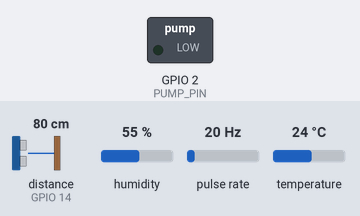
Recording of a sketch running on a simulated ESP32. On the bench: switched loads named in the sketch (green lamp = pin HIGH). Wiring (inferred from the names in the program): pulse sensor: data GPIO 13. The inputs (shaded band) are chosen by the test bench; at power-on: distance to the obstacle (sensor on GPIO 14) 80 cm, humidity 55 %, pulse rate 20 Hz, temperature 24 °C. The echo pulse lasts 58.3 µs per cm; WiFi joins after 1.5 s; servers stay silent unless stated; random numbers use the default seed unless the sketch sets one; no MQTT or app messages arrive unless stated; what the sketch prints to the serial monitor is not drawn.

Above: at 2.7 s.
2.8 s: distance to the obstacle (sensor on GPIO 14) set to 5 cm
16.8 s: distance to the obstacle (sensor on GPIO 14) set to 2 cm
At 31.9 s:
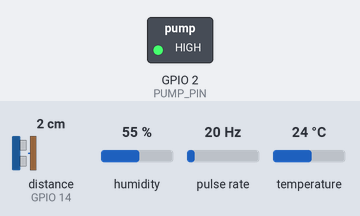
43.0 s: distance to the obstacle (sensor on GPIO 14) set to 4 cm
At 47.5 s:
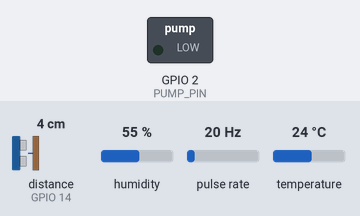
48.0 s: distance to the obstacle (sensor on GPIO 14) set to 196 cm
62.0 s: distance to the obstacle (sensor on GPIO 14) set to 203 cm
At 77.5 s:
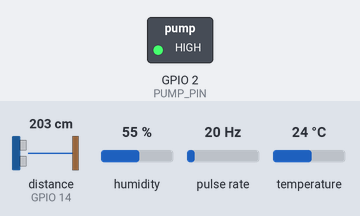
Timing chart, 0 to 78.0 s (numbered marks = the images above; inputs shaded):
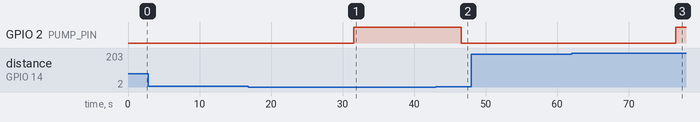

The sketch:

Nivel_Captacion_De_Lluvia.ino
```cpp
/*Medidor de captacion de agua
* Por: Johan Magdaleno
* Fecha: 13 de agosto del 2024
*
* Este un programa para obtener distintas lecturas como la temperatura, humedad, flujo de agua
* y nivel de agua, el cual detecta la captacion de agua de lluvia, midiendo a su vez el nivel
* de la misma. El cual se regula su nivel dependiendo de si esta cerca del 100% de su capacidad
* o hay una temperatua alta, la cual utiliza el agua para regual el entorno.
* El objetivo principal es enviar estos datos a un sitio web donde nos mostrara los valores y
* nos genera unos graficos para hace aproximaciones de cuanta agua se capta y cual es la
* probabilidad de lluvia. Tambien tiene como objetivo resguardar el agua en periodos de sequia
* asi concientisando a las personas del agua que se gasta y se necesita.
*
* Configuracion del hardware:
* Sensor de temp y hum ------ DHT11 ------ IN ------ IO15
* Sensor de flujo de agua ------ YF-S201 ------ IN ------ IO13
* Sensor de ultrasonico (Nivel de agua) ------ Hc-sr04 ------ IN-OUT ------ IO12 - IO14
* Bomba de agua ------ 5 V ------ OUT ------ IO2
* Vcc ------ 5V - 3.3V
* GND ------ GND */

// Librerias
#include <WiFi.h>
#include <PubSubClient.h>
#include <DHT.h>      // Libreria DHT11
#include <NewPing.h>  // Librería para el sensor ultrasónico

// Constantes de pin
#define DHTPIN 15          // Pin donde está conectado el DHT11
#define DHTTYPE DHT11      // Tipo de sensor DHT
#define FLOW_PIN 13        // Pin del sensor de flujo de agua
#define TRIG_PIN 12        // Pin TRIG del sensor HC-SR04
#define ECHO_PIN 14        // Pin ECHO del sensor HC-SR04
#define PUMP_PIN 2         // Pin del transistor para la bomba de agua

// Variables para envio de mensajes
unsigned long lastMsg = 0; // Contador de tiempo mensajes
#define MSG_BUFFER_SIZE  (50) // Buffer para envío de mensajes
char msg[MSG_BUFFER_SIZE]; // Variable para conversión de mensaje

// Manejo de Leds
int statusLedPin = 33;  // Esta variable controla el led de status
int flashLedPin = 4; // Esta variable controla el led flash
bool statusLed = 0;// Bandera que me dice si el led está encendido o apagado

// Variables para el manejo de tiempo
double timeLast, timeNow; // Variables para el control de tiempo no bloqueante
long lastReconnectAttempt = 0; // Variable para el conteo de tiempo entre intentos de reconexión
double WAIT_MSG = 15000;  // Espera de 1 segundo entre mensajes
double RECONNECT_WAIT = 5000; // Espera de 5 segundos entre conexiones

const char* ssid = "TP-Link_4A3C";
const char* password = "01540246";
const char* mqtt_server = "broker.hivemq.com";
// Temas MQTT
const char* mqttMsg = "codigoIoT/esp32/msg";
const char* mqttCallback = "codigoIoT/esp32/callback";
const char* mqttSensor = "codigoIoT/mor/NivelCaptacionLluvia/Sensor";
//-------------------------------------------------------------------------------------------------------------------//
WiFiClient espClient;
PubSubClient client(espClient);
DHT dht(DHTPIN, DHTTYPE);
NewPing sonar(TRIG_PIN, ECHO_PIN, 200);  // Configura el sensor HC-SR04 (200 cm máximo)

volatile int flow_frequency = 0;
unsigned long oldTime = 0;
float calibrationFactor = 4.5; // Factor de calibración para el sensor de flujo de agua
//------------------------------------------------------------------------------------------------------------------//
void IRAM_ATTR flow() {
  flow_frequency++;
}
//------------------------------------------------------------------------------------------------------------------//
// Función para conectarse a WiFi
void setup_wifi() {
  delay(10);

  // Mensajes de intento de conexión
  Serial.println();
  Serial.print("Conectando a: ");
  Serial.println(ssid);

  // Funciones de conexión
  WiFi.mode(WIFI_STA); // STA inicia el micro controlador como cliente, para accespoint se usa WIFI_AP
  WiFi.begin(ssid, password); // Proporcionar características de red

  // Secuencia que hace parpadear los leds durante el intento de conexión. Logica Inversa
  while (WiFi.status() != WL_CONNECTED) {
    digitalWrite (statusLedPin, HIGH); // Apagar LED
    delay(500); // Dado que es de suma importancia esperar a la conexión, debe usarse espera bloqueante
    digitalWrite (statusLedPin, LOW); // Encender LED
    Serial.print(".");  // Indicador de progreso
    delay (5); // Espera asimetrica para dar la sensación de parpadeo al led
  }

  // Esta función mejora los resultados de las funciones aleatorias y toma como semilla el contador de tiempo
  randomSeed(micros());

  // Mensajes de confirmación
  Serial.println("");
  Serial.println("Conectado a WiFi");
  Serial.println("Dirección IP: ");
  Serial.println(WiFi.localIP());
}

// Función Callback, Se ejecuta al recibir un mensaje
void callback(char* topic, byte* payload, unsigned int length) {
  Serial.print("Mensaje recibido en [");
  Serial.print(topic);
  Serial.print("] ");

  // Esta secuencia imprime y construye el mensaje recibido
  String messageTemp;
  for (int i = 0; i < length; i++) {
    Serial.print((char)payload[i]); // Imprime
    messageTemp += (char)payload[i]; // Construye el mensaje en una variable String
  }
  Serial.println();

  // Se comprueba que el mensaje se haya concatenado correctamente
  Serial.println();
  Serial.print ("Mensaje concatenado en una sola variable: ");
  Serial.println (messageTemp);

  // Enciende/apaga el LED Flash al recibir un mensaje.
  if(messageTemp == "true") {
    Serial.println("Led encendido");
    digitalWrite(flashLedPin, HIGH);
  }
  else if(messageTemp == "false") {
    Serial.println("Led apagado");
    digitalWrite(flashLedPin, LOW);
  }
}

// Función de reconexión. Devuelve valor booleano para indicar éxito o falla
boolean reconnect() {
  Serial.print("Intentando conexión MQTT...");
  // Generar un Client ID aleatorio
  String clientId = "ESP32Client-";
  clientId += String(random(0xffff), HEX);
  // Intentar conexión
  if (client.connect(clientId.c_str())) {
    // Una vez conectado, dar retroalimentación
    client.publish(mqttMsg,"Conectado");
    // Función de suscripción
    client.subscribe(mqttCallback);
  } else {
      // En caso de error
      Serial.print("Error rc=");
      Serial.print(client.state());
      Serial.println(" Intentando de nuevo");
      // Esperar 1 segundo
      delay(1000);
    }
  return client.connected();
}
//-------------------------------------------------------------------------------------//
//Inicializacion del programa
void setup() {
  Serial.begin(115200);
  dht.begin();

  pinMode(FLOW_PIN, INPUT);
  pinMode(PUMP_PIN, OUTPUT);

  attachInterrupt(digitalPinToInterrupt(FLOW_PIN), flow, RISING);

  setup_wifi();
  client.setServer(mqtt_server, 1883);
  client.setCallback(callback);

  // Iniciar secuencias de tiempo
  timeLast = millis (); // Inicia el control de tiempo
  lastReconnectAttempt = timeLast; // Control de secuencias de tiempo
}
//----------------------------------------------------------------------------------------------------//
// Bucle principal - Cuerpo del programa
void loop() {
  timeNow = millis();

  if (!client.connected()) {
    if (timeNow - lastReconnectAttempt > RECONNECT_WAIT) {
      if (reconnect()) {
        lastReconnectAttempt = timeNow;
      }
    }
  } else {
    client.loop();
  }

  // Declarar la variable flowRate fuera del bloque if para que esté disponible en todo el ámbito
  float flowRate = 0.0;

  if (timeNow - timeLast > WAIT_MSG && client.connected()) {
    timeLast = timeNow;

    float h = dht.readHumidity();
    float t = dht.readTemperature();

    unsigned int waterDistance = sonar.ping_cm();
    int waterLevel = map(waterDistance, 0, 30, 100, 0);

    if ((millis() - oldTime) > 1000) {
      detachInterrupt(digitalPinToInterrupt(FLOW_PIN));
      flowRate = ((1000.0 / (millis() - oldTime)) * flow_frequency) / calibrationFactor;
      oldTime = millis();
      flow_frequency = 0;
      attachInterrupt(digitalPinToInterrupt(FLOW_PIN), flow, RISING);

      if (waterLevel >= 90 || t >= 37) {
        digitalWrite(PUMP_PIN, HIGH);
        delay(10000);
      } else {
        digitalWrite(PUMP_PIN, LOW);
      }
    }

    String json = "{\"ID\":\"johanz\",\"temp\":"+String(t)+",\"hum\":"+String(h)+",\"nivel\":"+String(waterLevel)+",\"flujo\":"+String(flowRate)+"}";
    Serial.println(json);
    int str_len = json.length() + 1;
    char char_array[str_len];
    json.toCharArray(char_array, str_len);
    client.publish(mqttSensor, char_array);

    Serial.println("-------------------------");
    Serial.print("Temperatura: ");
    Serial.print(t);
    Serial.println("°C");
    Serial.print("Humedad: ");
    Serial.print(h);
    Serial.println("%");
    Serial.print("Nivel de Agua: ");
    Serial.println(waterLevel);
    Serial.print("Bomba de agua: ");
    Serial.println(digitalRead(PUMP_PIN));
    Serial.print("Flujo de Agua: ");
    Serial.println(flowRate);
    Serial.println("-------------------------");
  }
}
```

Measured:
- the behaviour switches between 4 and 3 cm on distance to the obstacle (sensor on GPIO 14) (found by bisection; images 0 and 1)
- the behaviour switches between 200 and 201 cm on distance to the obstacle (sensor on GPIO 14) (found by bisection; images 2 and 3)
- after the input at 2.8 s, every drawn part: stays the same
- after the input at 16.8 s, GPIO 2 (PUMP_PIN): LOW → HIGH after 14.8 s
- after the input at 43.0 s, GPIO 2 (PUMP_PIN): HIGH → LOW after 3.6 s
- after the input at 48.0 s, every drawn part: stays the same
- after the input at 62.0 s, GPIO 2 (PUMP_PIN): LOW → HIGH after 14.6 s
